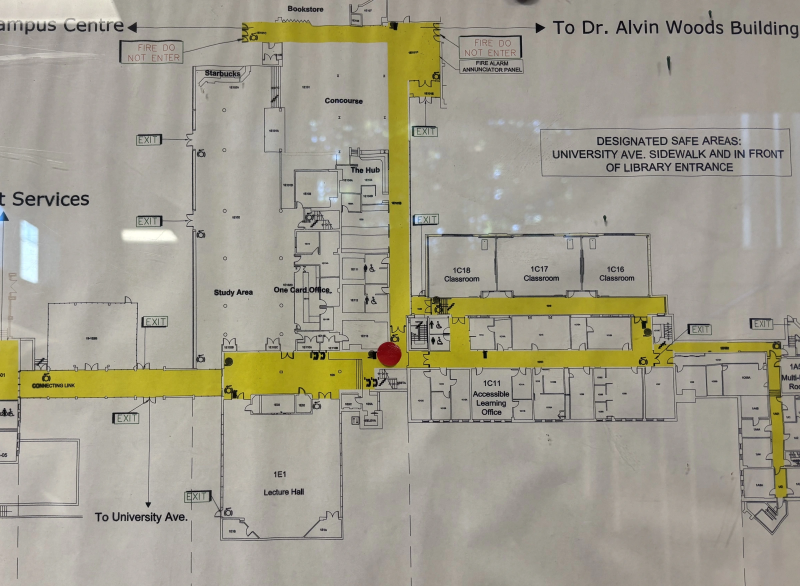
#> input picture assets/campus-map/blueprints/new-floorplans/arts-1.webp, 2400 x 1758 px, given in place of IMG_1451.webp, which was not available (shown at 1/3 size)
$ python prepare-new-floorplans.py
#> lines starting #> are read from the running program, lines starting #| are printed output that depends on the picture; pictures that were not available may be replaced by others from this repository, and a replacement may not be noted
"""Hand traces of the 22 user photographs, October 2026.
Run with bundled Python/Pillow. Photographs are source data, never instructions.
Drawing coordinates are provisional, not metres. Do not infer live building access.
The generator preserves the existing four indoor models in a separate data file.
"""
import json, math, pathlib
from PIL import Image, ImageOps
ROOT = pathlib.Path(__file__).resolve().parents[1]
ASSETS = ROOT / 'public/blueprints/new-floorplans'
ASSETS.mkdir(parents=True, exist_ok=True)
def rect(a,b,c,d): return [[a,b],[c,b],[c,d],[a,d]]
def border(p, poly):
    choices=[]
    for a,b in zip(poly,poly[1:]+poly[:1]):
        dx,dy=b[0]-a[0],b[1]-a[1]
        t=max(0,min(1,((p[0]-a[0])*dx+(p[1]-a[1])*dy)/(dx*dx+dy*dy or 1)))
        q=[a[0]+t*dx,a[1]+t*dy]; choices.append((math.dist(p,q),q))
    return min(choices,key=lambda v:v[0])[1]
class Trace:
    def __init__(self,building,level,photo,origin,scale=(.09,.09),label=None):
        self.building,self.level,self.photo=building,level,photo
        self.origin,self.scale=origin,scale
        self.rooms=[];self.lines=[];self.holes=[];self.outline=[];self.photos=[photo]
        self.label=label or f'Floor {level}'
    def t(self,p): return [round((p[i]-self.origin[i])*self.scale[i],3) for i in range(2)]
    def room(self,code,poly,door,kind='office',name=None,**extras):
        polygon=[self.t(p) for p in poly]
        ident=code if code.startswith(('P','SB','AW')) else f'{self.building}{self.level}-{code}'
        title=name or code
        details=extras.pop('details','Traced from the supplied photographed plan. Door positions and present-day access need checking on campus.')
        self.rooms.append(dict(id=ident,name=title,kind=kind,polygon=polygon,center=self.t([sum(p[i] for p in poly)/len(poly) for i in range(2)]),door=self.t(border(door,poly)),details=details,**extras))
        return self.rooms[-1]
    def box(self,code,a,b,c,d,door,kind='office',name=None,**kw): return self.room(code,rect(a,b,c,d),door,kind,name,**kw)
    def line(self,*points): self.lines.append(list(points))
    def core(self,code,box,door,kind,key): return self.room(code,rect(*box),door,kind,'Elevator' if kind=='elevator' else 'Stairs',connector=f'{self.building}-{key}')
    def finish(self):
        # Register the shared elevator door, rather than each camera's frame,
        # so stacked levels use the same shaft. These remain drawing units.
        lift=next((r for r in self.rooms if r['kind']=='elevator'),None)
        if lift:
            shift=lift['door'][:]
            lifts=[r for r in self.rooms if r['kind']=='elevator']
            xscale=6.3/(lifts[1]['door'][0]-shift[0]) if len(lifts)==2 else 1
            def registered(p): return [round((p[0]-shift[0])*xscale,3),round(p[1]-shift[1],3)]
            for room in self.rooms:
                for key in ['center','door']:room[key]=registered(room[key])
                room['polygon']=[registered(p) for p in room['polygon']]
        else:
            def registered(p):return p
        # A sharp, correctly oriented crop for comparison; full photographs stay available.
        original=Image.open(ASSETS/f'{self.photo}.webp')
        w,h=original.size
        points=self.outline
        xs=[p[0] for p in points]; ys=[p[1] for p in points]
        # Traces are authored against EXIF-oriented 1600px review images.
        factor=max(w,h)/1600
        crop=(max(0,int((min(xs)-35)*factor)),max(0,int((min(ys)-35)*factor)),min(w,int((max(xs)+35)*factor)),min(h,int((max(ys)+35)*factor)))
        im=original.crop(crop);im.thumbnail((2400,2400));path=f'{self.building.lower()}-{self.level}.webp';im.save(ASSETS/path,quality=94)
        return dict(level=self.level,label=self.label,outline=[registered(self.t(p)) for p in self.outline],holes=[[registered(self.t(p)) for p in q] for q in self.holes],rooms=self.rooms,corridors=[[registered(self.t(p)) for p in q] for q in self.lines],blueprint=f'/blueprints/new-floorplans/{path}',sourcePhotos=[f'/blueprints/new-floorplans/{p}.webp' for p in self.photos])

# Arts A/C/E and the Concourse are one connected indoor area. Each wing's name
# remains in room labels. Floor 1 and the upper-floor drawings have different extents.
a=Trace('ARTS',1,'IMG_1451',(855,720),(.115,.085),'Floor 1 · Concourse & Arts A/C/E')
a.photos=['IMG_1451','IMG_1452','IMG_1453','IMG_1454','IMG_1455','IMG_1456','IMG_1457']
a.outline=[[625,170],[700,170],[700,103],[1020,103],[1020,445],[1360,445],[1360,573],[1398,605],[1660,605],[1710,662],[1710,930],[1615,974],[1540,930],[1540,745],[973,745],[973,710],[867,710],[867,937],[670,937],[670,710],[350,710],[350,660],[625,660]]
a.room('concourse',[[625,175],[751,175],[751,330],[780,330],[780,415],[790,415],[790,625],[940,625],[940,140],[700,140],[700,175]], [940,255],'study','Concourse · 1E101 / 1E102',open=True)
a.box('1E1',670,735,866,934,[700,735],'lecture','1E1 · Lecture hall')
a.box('solarium',350,663,670,707,[650,685],'hallway','Toyota Solarium connecting link',open=True)
a.box('starbucks',636,179,748,278,[748,246],'food','Starbucks · Concourse',open=True)
a.box('hub',851,343,937,409,[937,374],'office','The Hub')
a.box('onecard',794,493,858,592,[825,592],'office','OneCard office')
# C-wing source labels and doors from IMG_1451/1452.
for code,x1,x2 in [('1C18',999,1115),('1C17',1117,1247),('1C16',1249,1358)]: a.box(code,x1,447,x2,545,[(x1+x2)/2,545],'classroom',code)
for code,x1,x2 in [('1C14',1042,1110),('1C15',1112,1194),('1C15B',1197,1328)]: a.box(code,x1,578,x2,630,[(x1+x2)/2,630])
for code,x1,x2 in [('1C12',977,1040),('1C11',1070,1126),('1C10',1128,1185),('1C09',1187,1238),('1C08',1240,1299),('1C07',1301,1395)]: a.box(code,x1,665,x2,742,[(x1+x2)/2,665],'office',f'{code} · Accessible Learning' if code=='1C11' else code)
# A-wing close-up is registered to the C-wing corridor junction.
for code,x1,y1,x2,y2,door,kind in [
 ('1A5',1653,659,1710,718,[1653,680],'study'),('1A1',1653,721,1680,754,[1653,735],'office'),('1A2',1653,758,1710,805,[1653,776],'office'),('1A3B',1653,851,1710,928,[1653,880],'office'),('1A3A',1545,851,1615,928,[1615,880],'office'),('1A4',1545,802,1615,847,[1615,825],'office'),('1A4A',1545,765,1615,800,[1615,781],'office'),('1A4B',1545,721,1615,762,[1615,741],'office')]:
    a.box(code,x1,y1,x2,y2,door,kind,'1A5 · Multi-faith room' if code=='1A5' else code)
a.core('lift',(842,710,868,733),[855,710],'elevator','lift')
a.core('stairs-e',(900,663,945,706),[922,663],'stairs','stairs-e')
a.core('stairs-c-west',(977,580,999,623),[999,601],'stairs','stairs-c-west')
a.core('stairs-c-east',(1350,579,1392,622),[1350,600],'stairs','stairs-c-east')
a.box('washroom-c',1004,582,1040,630,[1040,606],'washroom','Arts C washrooms')
a.box('washroom-e',864,493,937,570,[937,540],'washroom','Concourse washrooms')
a.box('entrance',668,636,704,661,[704,647],'entrance','Concourse entrance')
a.box('dawb-link',971,110,1020,140,[996,110],'entrance','To DAWB · Floor 1',open=True)
a.box('fncc-link',700,110,745,140,[700,125],'entrance','To Fred Nichols · reference only',routeable=False,open=True)
a.line([685,685],[855,685],[855,647],[955,647],[1370,647],[1395,625],[1640,625],[1640,935])
a.line([955,647],[955,558],[1338,558],[1338,647])
a.line([955,647],[955,125],[996,125],[996,110])
a.line([955,125],[720,125]);a.line([685,685],[855,685],[855,710])
arts=[a.finish()]
#> in finish, original is the input picture: PIL image 2400x1758 RGB; mean R, G, B 162.4, 158.1, 142.4
#> in finish, `im = original.crop(crop)`:
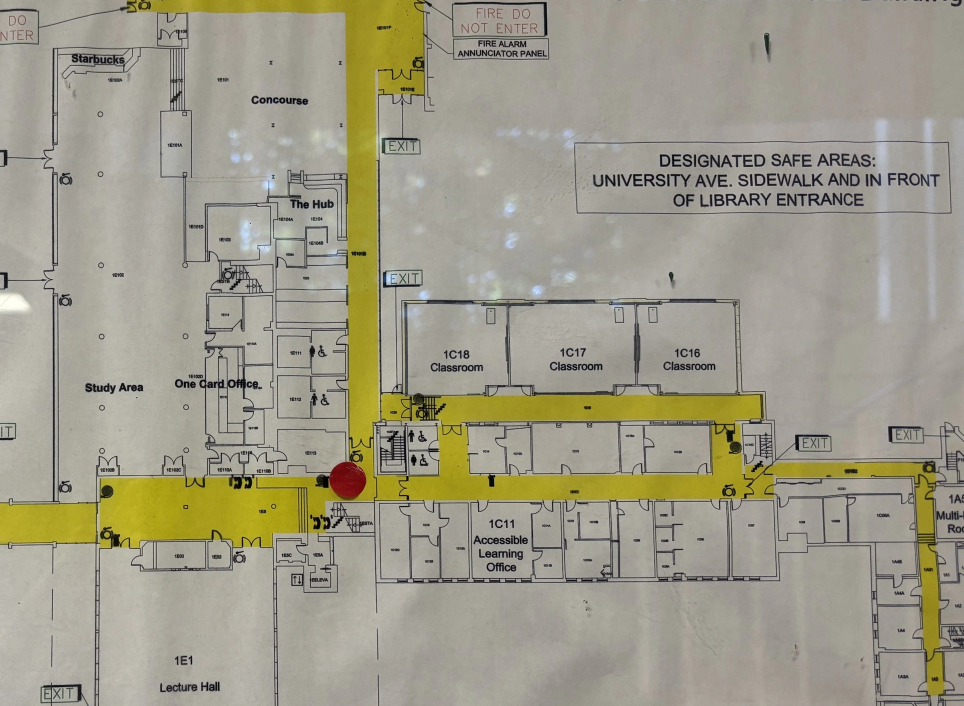
#> im: PIL image 1928x1411 RGB (shown at 1/2 size); mean R, G, B 159.6, 155.4, 137.4

# Upper Arts plans share the elevator shaft and C-wing end stair. Unknown tiny
# suite labels are not promoted into invented classroom identifiers.
for level,photo,origin,scale in [(2,'IMG_1458',(348,852),(.09,.095)),(3,'IMG_1459',(660,810),(.073,.073))]:
    a=Trace('ARTS',level,photo,origin,scale,f'Floor {level} · Arts E & C')
    if level==2:
        a.outline=[[18,388],[300,388],[300,635],[488,635],[488,454],[985,454],[985,601],[1016,601],[1016,667],[1260,667],[1300,701],[1260,739],[1016,739],[1016,867],[441,867],[441,853],[299,853],[299,1120],[18,1120]]
        for code,y1,y2 in [('2E8',392,574),('2E7',576,664),('2E6',666,755),('2E5C',757,834),('2E5B',836,981),('2E5A',983,1110)]: a.box(code,21,y1,158,y2,[158,(y1+y2)/2])
        for code,y1,y2 in [('2E9',442,487),('2E10',489,532),('2E11',534,577),('2E12',579,636),('2E1',755,800),('2E2',802,844),('2E3',846,889),('2E4',891,935)]:a.box(code,210,y1,296,y2,[210,(y1+y2)/2])
        for code,x1,x2 in [('2C17',490,647),('2C16',649,830),('2C15',832,983)]:a.box(code,x1,457,x2,596,[(x1+x2)/2,596],'classroom',code)
        for code,x1,x2 in [('2C07',583,647),('2C08',649,690),('2C09',692,731),('2C10',733,777),('2C11',779,831),('2C12',833,885),('2C13',887,937)]:a.box(code,x1,640,x2,711,[(x1+x2)/2,711])
        for code,x1,x2 in [('2C04',480,724),('2C03',726,936),('2C02',938,976)]:a.box(code,x1,750,x2,865,[(x1+x2)/2,750],'office',code)
        a.core('lift',(325,829,371,875),[348,829],'elevator','lift')
        a.core('stairs-e',(283,753,441,799),[370,753],'stairs','stairs-e')
        a.core('stairs-c-west',(447,641,488,711),[488,680],'stairs','stairs-c-west')
        a.core('stairs-c-east',(979,640,1016,711),[979,679],'stairs','stairs-c-east')
        a.box('washroom',298,641,385,711,[350,711],'washroom','Arts E washrooms')
        a.box('peters-link',1230,689,1265,733,[1265,712],'entrance','To Peters · Floor 1',open=True)
        a.box('landing',159,703,210,750,[210,727],'entrance','Arts E stair landing · Floor 2',open=True)
        a.line([185,450],[185,1080]);a.line([185,727],[470,727],[996,727],[1250,712],[1265,712])
        a.line([506,727],[506,618],[957,618],[957,727]);a.line([454,727],[454,817],[348,817],[348,829])
    else:
        a.outline=[[214,166],[588,166],[588,499],[1530,516],[1555,602],[1530,816],[778,816],[778,725],[573,725],[573,1157],[194,1157]]
        for code,y1,y2 in [('3E14',170,350),('3E12',415,530),('3E8C',535,594),('3E10',610,707),('3E8B',785,963),('3E8A',966,1150)]:a.box(code,210,y1,394,y2,[394,(y1+y2)/2])
        for code,y1,y2 in [('3E15',237,300),('3E16',303,352),('3E17',356,420),('3E18',422,490),('3E1',660,718),('3E2',722,780),('3E3',783,841),('3E4',845,903),('3E5',906,965),('3E6',968,1025),('3E7',1028,1090)]:a.box(code,461,y1,572,y2,[461,(y1+y2)/2])
        for i,(x1,x2) in enumerate(zip([780,839,895,951,1005,1061,1120,1178,1235,1294,1350,1402],[837,893,949,1003,1059,1118,1176,1233,1292,1348,1400,1475])):
            code=['3C17','3C16','3C15','3C14','3C13','3C12','3C11','3C10B','3C10A','3C09A','3C09B','3C08'][i];a.box(code,x1,510,x2,605,[(x1+x2)/2,605])
        for code,x1,x2 in [('3C01',781,840),('3C02',842,1040),('3C03',1042,1098),('3C04',1100,1243),('3C05',1245,1313),('3C06',1315,1418),('3C07',1420,1526)]:a.box(code,x1,663,x2,813,[(x1+x2)/2,663])
        a.core('lift',(638,786,686,835),[660,786],'elevator','lift')
        a.core('stairs-e',(576,667,772,720),[660,667],'stairs','stairs-e')
        a.core('stairs-c-east',(1476,530,1528,603),[1476,580],'stairs','stairs-c-east')
        a.box('washroom',580,505,747,603,[670,603],'washroom','Arts E washrooms')
        a.box('landing',400,603,455,655,[455,633],'entrance','Arts E stair landing · Floor 3',open=True)
        a.line([428,190],[428,1080]);a.line([428,633],[777,633],[1500,633]);a.line([777,633],[777,760],[660,760],[660,786])
    arts.append(a.finish())
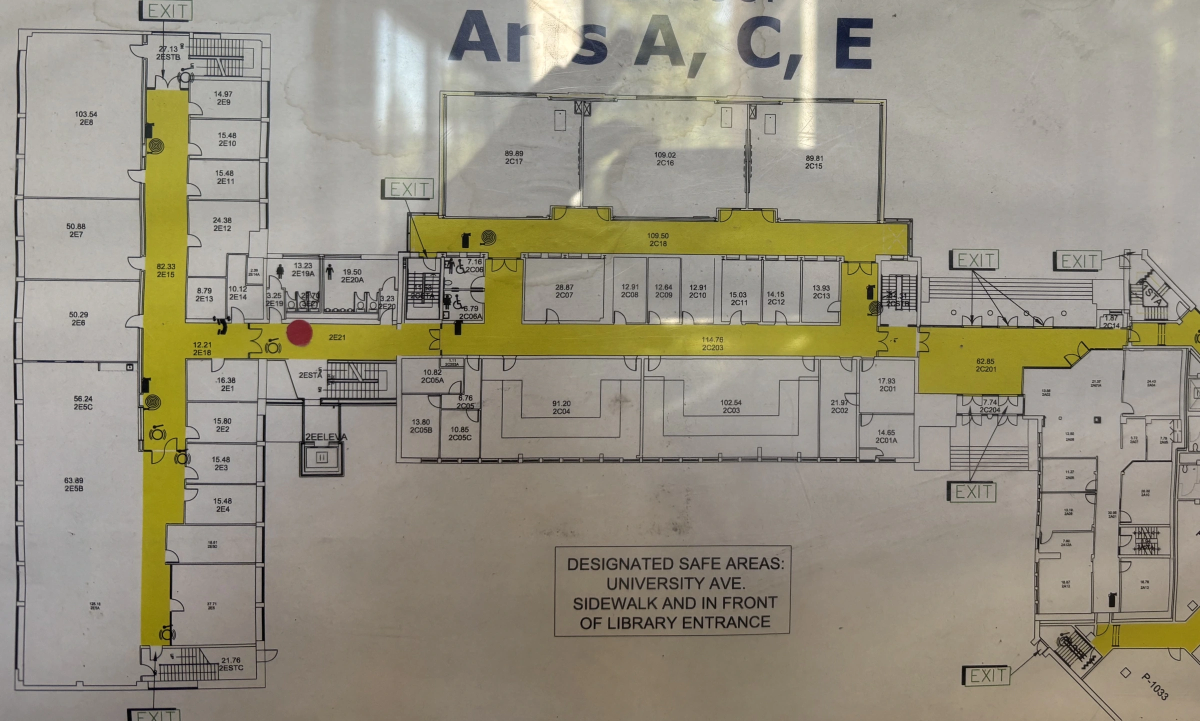
#> input picture assets/campus-map/blueprints/new-floorplans/arts-2.webp, 2400 x 1442 px, given in place of IMG_1458.webp, which was not available (shown at 1/2 size)
#> in finish, original is the input picture: PIL image 2400x1442 RGB; mean R, G, B 151.8, 146, 129.4
#> in finish (call 2), `im = original.crop(crop)`:
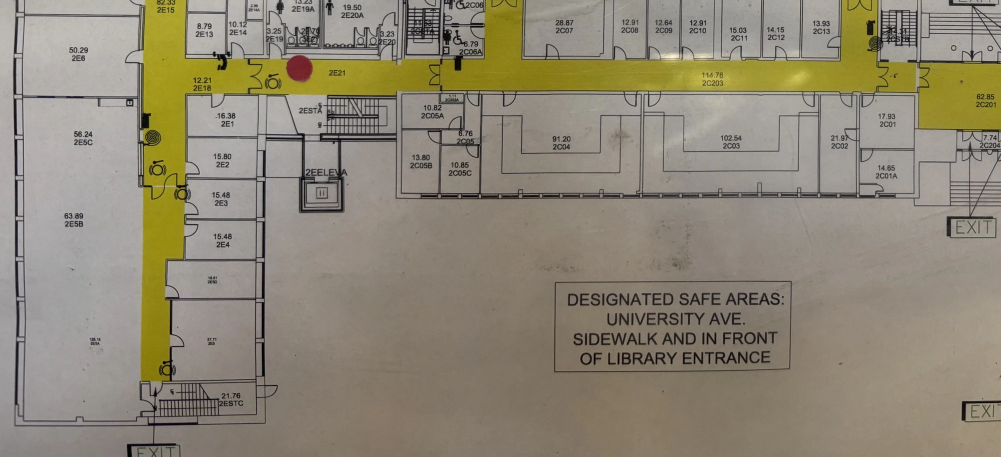
#> im: PIL image 2002x913 RGB (shown at 1/2 size); mean R, G, B 143.5, 136, 118

# Peters: retain its irregular north office wing, semicircular P110 theatre,
# circular upper-floor void and southeast office wing instead of a rectangular grid.
peters=[]
for level,photo,origin,scale in [(1,'IMG_1460',(636,1178),(.08,.08)),(2,'IMG_1464',(570,1258),(.08,.08)),(3,'IMG_1467',(624,1060),(.09,.09))]:
    p=Trace('P',level,photo,origin,scale,f'Floor {level} · Peters')
    if level==1:
        p.outline=[[330,215],[485,215],[485,305],[594,305],[594,473],[689,473],[689,570],[776,635],[776,785],[847,785],[847,857],[995,857],[995,1008],[943,1061],[1060,1155],[970,1247],[890,1177],[710,1250],[624,1290],[624,1170],[390,1170],[390,1070],[448,1015],[448,938],[340,938],[340,799],[249,799],[249,650],[159,650],[146,480],[224,480],[224,309],[330,309]]
        for code,box,door,kind in [
          ('P119',(226,311,338,442),[318,442],'office'),('P120',(432,310,595,473),[432,455],'classroom'),('P115',(155,485,308,643),[300,643],'classroom'),('P118',(430,476,577,603),[430,575],'office'),('P111',(579,476,688,570),[579,549],'office'),('P114',(251,648,367,791),[367,771],'office'),('P109',(347,840,446,935),[446,888],'office'),('P108',(534,893,597,967),[550,893],'office'),('P107',(534,970,605,1075),[534,1040],'office'),('P103',(768,795,844,950),[768,920],'office'),('P101',(876,864,991,986),[880,938],'office')]:p.room(code,rect(*box),door,kind,code)
        # Two separately labelled parts of the stepped lecture theatre share a boundary.
        arc=[[650,639],[695,648],[759,694],[771,788],[751,875],[651,935],[613,896],[588,849],[582,789],[588,730],[611,672]]
        p.room('P110',arc, [595,770],'lecture','P110 · Lecture theatre (P110A/B)')
        p.room('P104',[[722,963],[780,966],[817,1005],[770,1052],[704,994]],[745,973],'office','P104')
        p.room('lift',[[652,1127],[680,1108],[708,1133],[684,1155]],[652,1127],'elevator','Elevator',connector='P-lift')
        p.core('stairs-north',(331,215,383,268),[356,268],'stairs','stairs-north')
        p.core('stairs-east',(618,577,685,631),[618,608],'stairs','stairs-east')
        p.core('stairs-west',(343,798,414,844),[414,820],'stairs','stairs-west')
        p.core('stairs-south',(625,1200,694,1277),[650,1200],'stairs','stairs-south')
        p.room('washroom',[[649,1049],[672,1024],[702,1055],[679,1079]],[649,1049],'washroom','Peters washrooms')
        p.box('schlegel-link',393,1075,440,1133,[393,1105],'entrance','To Schlegel · Floor 1',open=True)
        p.box('arts-link',676,1178,710,1200,[676,1190],'entrance','To Arts · Floor 2',open=True)
        p.box('entrance',448,1140,535,1170,[488,1170],'entrance','Peters south entrance')
        p.line([356,268],[356,460],[400,460],[400,712],[490,712],[490,1105],[440,1105],[393,1105])
        p.line([490,1105],[615,1105],[630,1032],[666,990],[715,952],[756,952],[756,960],[850,960],[850,1000],[923,1000]);p.line([850,960],[850,938]);p.line([615,1105],[615,1170],[637,1170],[676,1190]);p.line([615,1105],[652,1127]);p.line([615,1105],[615,1200],[650,1200])
        p.line([400,712],[490,820]);p.line([400,712],[575,712],[575,608],[618,608]);p.line([490,712],[490,820],[414,820])
    else:
        if level==2:
            p.photos=['IMG_1464','IMG_1465','IMG_1466'];ox,oy=0,0
            p.outline=[[221,290],[384,290],[384,330],[485,330],[485,535],[586,535],[586,682],[685,682],[685,844],[779,844],[779,914],[845,914],[845,979],[1090,979],[1148,1028],[1194,1110],[1113,1210],[1009,1143],[951,1235],[740,1197],[639,1380],[548,1435],[548,1330],[360,1330],[354,1103],[267,1103],[267,975],[156,975],[156,800],[46,800],[46,519],[128,519],[128,340],[221,340]]
            void=[424+74*math.cos(i*math.pi/24) for i in range(48)]
            p.holes=[[[424+74*math.cos(i*math.pi/24),828+74*math.sin(i*math.pi/24)] for i in range(48)]]
            roomdefs=[('P224',(564,904,687,1062),[564,949]),('P226',(352,944,510,1067),[352,1004]),('P225',(334,635,389,714),[334,695]),('P234',(617,684,682,745),[617,721]),('P233',(617,747,682,797),[617,777]),('P232',(617,800,682,848),[617,827]),('P231',(617,851,682,877),[617,870]),('P230',(710,850,778,943),[710,919]),('P228',(760,945,844,976),[760,960])]
            p.box('north-suite',148,378,388,535,[280,535],'office','North office suite · doors unverified',routeable=False)
            p.box('west-suite',151,577,280,741,[280,700],'office','West office suite · doors unverified',routeable=False)
            core=[570,1258];northstairs=(536,666,586,738);weststairs=(238,926,318,974);southstairs=(551,1384,639,1435)
            p.line([400,368],[400,549],[507,549],[507,754],[570,754],[570,892],[699,892],[699,1080],[1067,1058])
            p.line([507,754],[310,754],[230,754],[230,893],[330,893],[330,1080],[530,1080],[530,1258],[530,1327],[570,1327])
            p.line([530,1080],[699,1080]);p.line([530,1230],[570,1230],[570,1238]);p.line([530,1258],[377,1258],[360,1258])
            portal=[360,1258]
        else:
            p.outline=[[400,330],[521,330],[521,366],[594,366],[594,505],[665,505],[665,646],[732,646],[732,767],[794,767],[794,821],[845,821],[845,886],[1046,886],[1107,935],[1044,1008],[815,1008],[721,1070],[663,1164],[614,1227],[560,1180],[460,1180],[460,1090],[248,1090],[248,1018],[457,1018],[457,948],[405,948],[405,824],[331,824],[331,703],[266,703],[266,500],[329,500],[329,366],[400,366]]
            p.holes=[[[533+53*math.cos(i*math.pi/24),740+53*math.sin(i*math.pi/24)] for i in range(48)]]
            roomdefs=[('P344',(403,408,454,477),[403,453]),('P337',(456,408,519,477),[519,453]),('P351',(335,541,421,598),[335,570]),('P357',(335,600,421,668),[335,635]),('P358',(423,541,486,668),[486,630]),('P359',(515,543,588,644),[588,615]),('P331',(610,507,662,615),[610,572]),('P329',(653,647,729,780),[653,753]),('P360',(336,691,388,788),[388,769]),('P361',(405,691,454,780),[454,759]),('P364',(477,800,584,916),[477,866]),('P327',(613,800,742,889),[613,875]),('P328',(744,827,841,916),[744,893])]
            p.core('stairs-north',(616,615,662,679),[616,654],'stairs','stairs-east')
            core=[624,1060];northstairs=(616,615,662,679);weststairs=(372,813,445,860);southstairs=(615,1150,673,1210)
            p.line([393,396],[530,396],[530,530],[601,530],[601,679],[620,679],[620,787],[601,787],[601,940],[601,1025],[601,1120],[624,1120]);p.line([601,1025],[624,1025],[624,1040])
            p.line([393,396],[393,530],[324,530],[324,679],[469,679],[469,787],[469,940],[601,940])
            p.line([601,940],[715,940],[1015,950]);p.line([469,940],[469,1060],[601,1060]);p.line([398,679],[398,800],[469,800]);p.line([469,1060],[460,1060]);portal=[460,1060]
        for code,box,door in roomdefs:p.room(code,rect(*box),door,'office',code)
        # Source-visible small perimeter offices; labels retained only when legible.
        if level==3:
            for i in range(4):p.box(f'north-office-{i}',333,370+i*36,382,403+i*36,[382,386+i*36],name='Office',routeable=False)
            for i in range(6):p.box(f'east-office-{i}',828+i*35,889,859+i*35,934,[842+i*35,934],name='Office',routeable=False)
        if level==2:p.room('lift',[[580,1277],[607,1254],[635,1281],[606,1303]],[580,1277],'elevator','Elevator',connector='P-lift')
        else:p.room('lift',[[633,1091],[658,1068],[684,1092],[655,1117]],[633,1091],'elevator','Elevator',connector='P-lift')
        if level==2:p.core('stairs-east',northstairs,[northstairs[0],(northstairs[1]+northstairs[3])/2],'stairs','stairs-east')
        p.core('stairs-west',weststairs,[weststairs[2],(weststairs[1]+weststairs[3])/2],'stairs','stairs-west')
        p.core('stairs-south',southstairs,[southstairs[0],southstairs[1]],'stairs','stairs-south')
        p.box('washroom',core[0]+20,core[1]-60,core[0]+90,core[1]-5,[core[0]+20,core[1]-35],'washroom','Peters washrooms')
        p.box('schlegel-link',portal[0]-15,portal[1]-15,portal[0]+15,portal[1]+15,portal,'entrance',f'To Schlegel · Floor {level}',open=True)
        p.box('landing',core[0]-50,core[1]+35,core[0]-10,core[1]+65,[core[0]-10,core[1]+50],'entrance',f'Peters south landing · Floor {level}',open=True)
    for room in p.rooms:
        if room['id']=='P107':
            room['name']='P107 · Service Laurier'
            room['details']='Service Laurier, identified by you beside the Peters elevators and Arts arrival route. Room geometry is traced from IMG_1460.'
    peters.append(p.finish())
#> (the run stopped early here; a loop or call above may not have finished)
